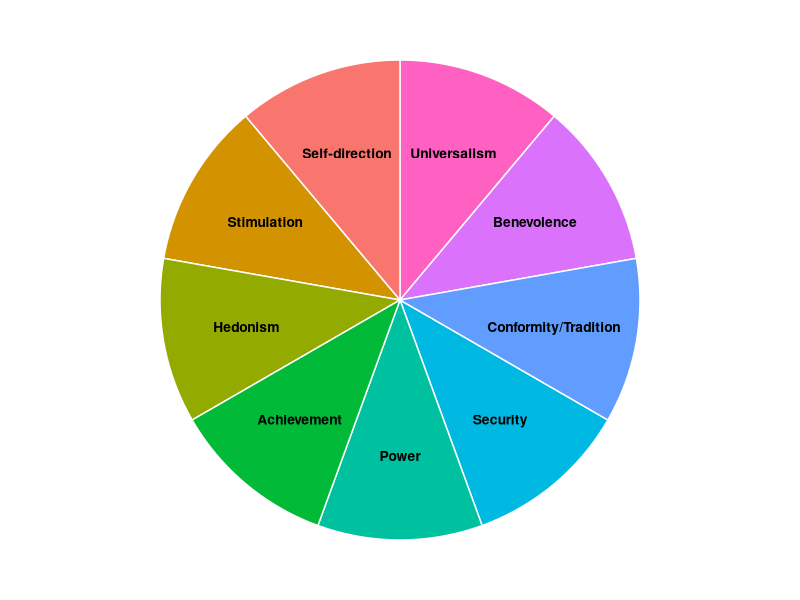

This figure's R source:
## ---- chunk 1
suppressPackageStartupMessages(library(tidyverse))
knitr::opts_chunk$set(echo = TRUE)
## ---- chunk 2
basic_values <- c(
  'Universalism',
  'Benevolence',
  'Conformity/Tradition',
  'Security',
  'Power',
  'Achievement',
  'Hedonism',
  'Stimulation',
  'Self-direction'
)

my_df <- data.frame(
  label = basic_values,
  value = rep(1, length(basic_values))
) |>
  mutate(
    frac = value / sum(value),
    ymax = cumsum(frac),
    ymin = c(0, head(ymax, -1)),
    label_pos = (ymax + ymin) / 2
  )

ggplot(my_df, aes(x = 1, y = frac, fill = label)) +
  geom_bar(stat = "identity", width = 1, color = "white") +
  coord_polar(theta = "y") +
  geom_text(
    aes(x = 1.15, y = label_pos, label = label),
    color = "black",
    size = 3.5,
    fontface = "bold"
  ) +
  theme_void() +
  theme(legend.position = "none")
